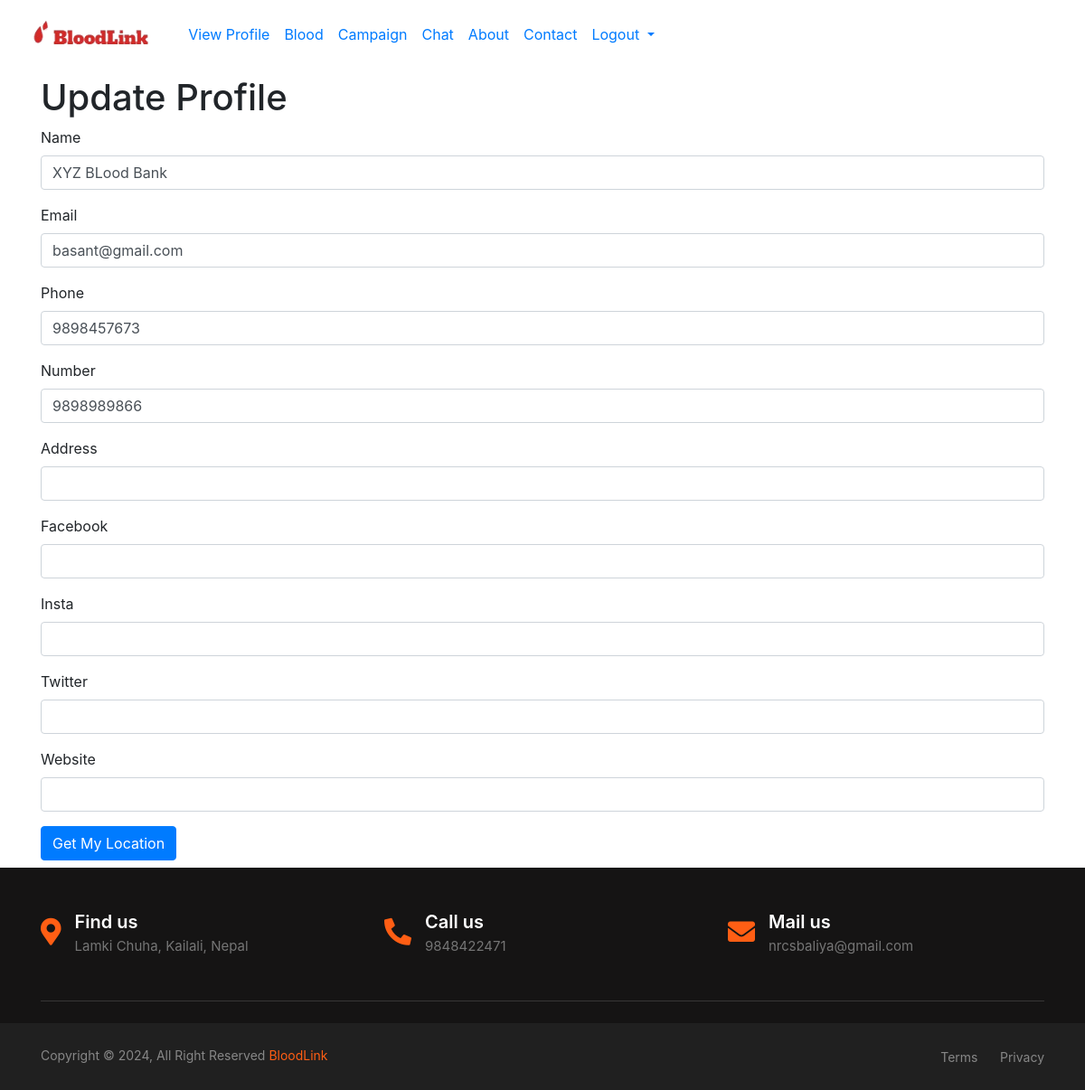
The app's page /update_profile_user/7/ (signed in) with its own data.
### bloodbank/models.py (models this page shows, shortened)
class Profile(models.Model):
    user=models.OneToOneField(User,on_delete=models.CASCADE)
    name = models.CharField(max_length=30, null=True, blank=True)
    address = models.CharField(max_length=30, null=True, blank=True)
    facebook = models.URLField(max_length=300,null=True, blank=True)
    insta = models.URLField(max_length=300,null=True, blank=True)
    twitter = models.URLField(max_length=300,null=True, blank=True)
    website = models.URLField(max_length=300,null=True, blank=True)
    email = models.CharField(max_length=300,null=True, blank=True)
    phone = models.CharField(max_length=300,null=True, blank=True)
    number = models.CharField(max_length=300,null=True, blank=True)
    latitude = models.FloatField(null=True, blank=True)
    longitude = models.FloatField(null=True, blank=True)

### bloodbank/profile.py (the view)
# urls.py: path('update_profile_user/<int:id>/', profile.update_profile_user, name='update_profile_user'),
@login_required
def update_profile_user(request, id):
    blood_bank = get_object_or_404(Profile, id=id, user=request.user)
    if request.method == 'POST':
        form = ProfileForm(request.POST, instance=blood_bank)
        if form.is_valid():
            blood_bank = form.save(commit=False)
            latitude = request.POST.get('latitude')
            longitude = request.POST.get('longitude')
            if latitude and longitude:
                blood_bank.latitude = float(latitude)
                blood_bank.longitude = float(longitude)
            blood_bank.save()
            return redirect('user_profile')  # Replace 'success_url' with the URL name of your success page
    else:
        form = ProfileForm(instance=blood_bank)
    return render(request, 'profile/profile_update_user.html', {'form': form})

### bloodbank/forms.py
class ProfileForm(forms.ModelForm):
    class Meta:
        model = Profile
        fields = ['name','email','phone','number','address','facebook','insta','twitter','website']  # Ensure field names match model

### templates/profile/profile_update_user.html (shortened to what this page needs)
{% extends 'base.html' %}
{% load crispy_forms_tags %}
{% block body %}
  <h1>Update Profile</h1>
  <form id="bloodBankForm" method="post">
    {{ form|crispy }}
    <button type="button" id="updateLocationBtn" class="btn btn-primary">Get My Location</button>
  </form>
{% endblock body %}

### templates/footer.html (style rules this page uses)
:root { --primary-color:#ff5e14; --bg-color:#151414; --light-black:#373636; --light-black-2:#2e2e2e; --light-black-3:#202020; --white-color:#fff; --dark-gray:#757575; --dark-gray-2:#7e7e7e; --dark-gray-3:#878787; --facebook:#3b5998; --twitter:#55acee; --instagram:#e93b81; }

### records on screen
Profile: name "XYZ BLood Bank", email "basant@gmail.com", phone "9898457673", number "9898989866"
